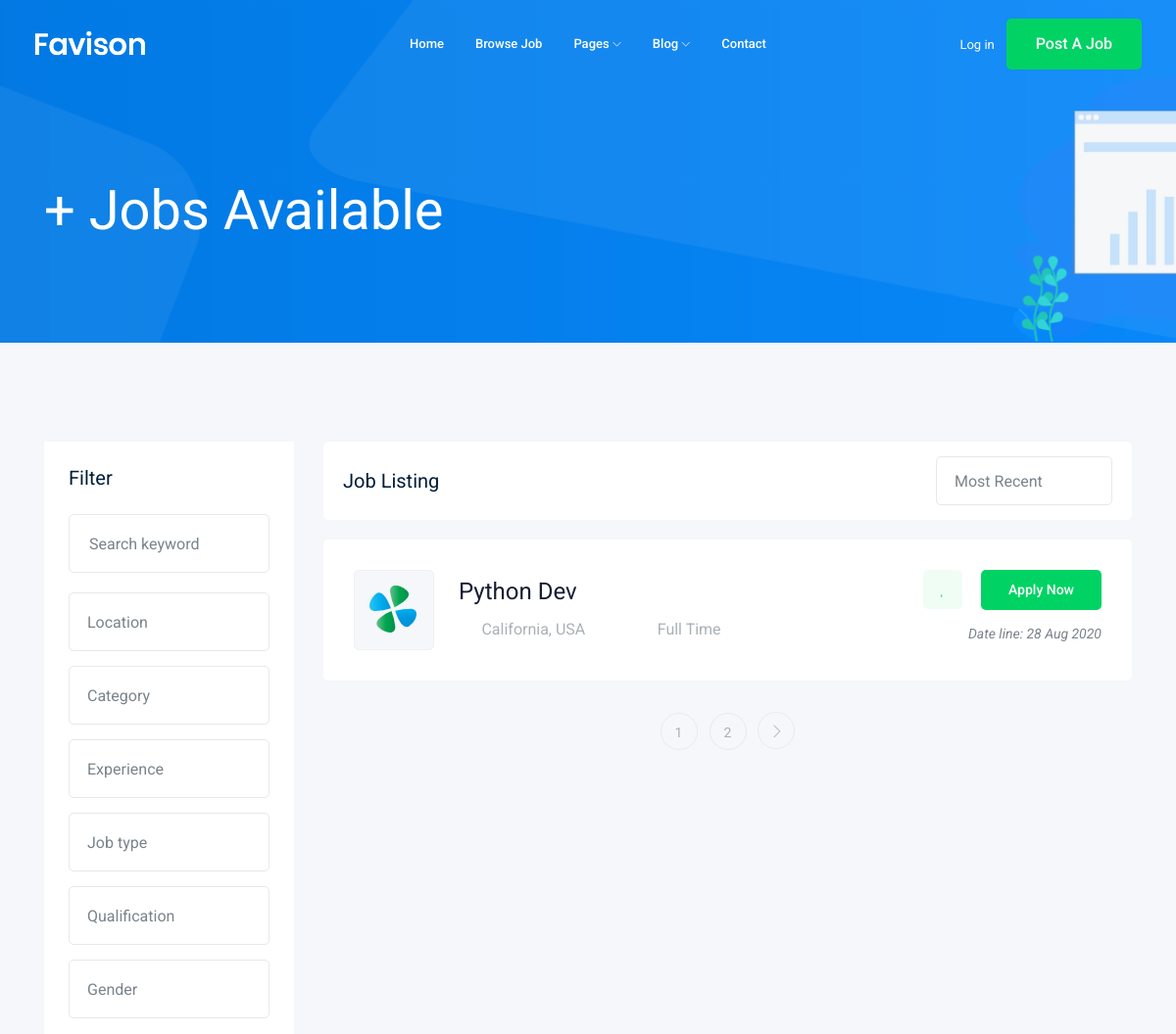
The app's page /jobs/ (upper part), older data.
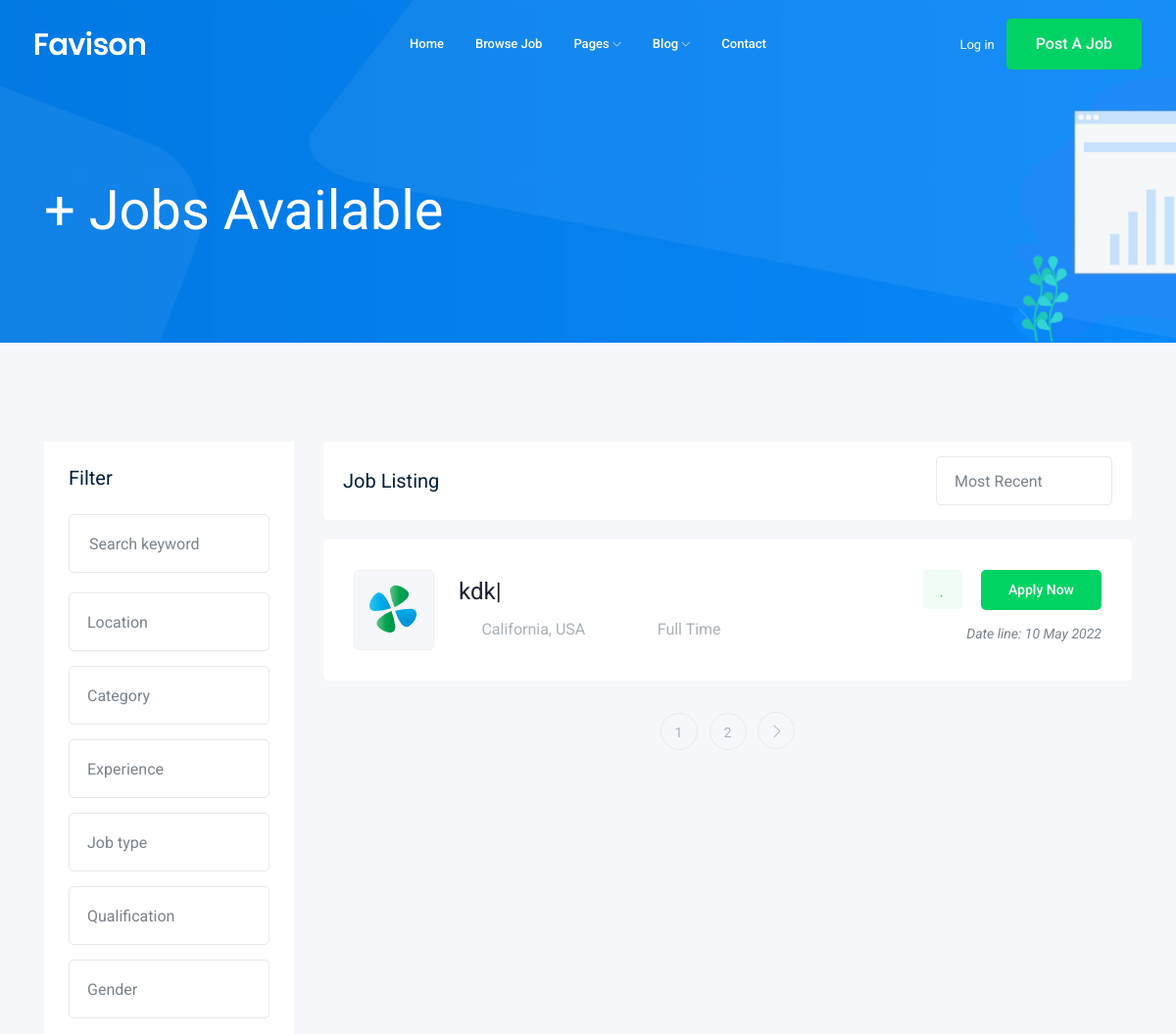
The same page, newer data.
### job/models.py (models this page shows, shortened)
class Job(models.Model):                              #table
    title = models.CharField(max_length=100)          #column
    job_type = models.CharField(max_length= 15, choices = JOB_TYPE)
    description = models.TextField(max_length =1000 )
    published_at = models.DateTimeField(auto_now= True)
    vacancy = models.IntegerField(default = 1)
    salary = models.IntegerField(default = 0)
    category = models.ForeignKey("Category", on_delete=models.CASCADE)
    Experience = models.IntegerField(default = 1)
    image = models.ImageField(upload_to="media/")
    slug = models.SlugField(null=True , blank= True)
    def __str__(self):
        return self.title

### job/views.py (the view)
# urls.py: path('', views.job_list),
def job_list(request):
    job_list = Job.objects.all()
    paginator = Paginator(job_list, 1) # Show 25 contacts per page.
    page_number = request.GET.get('page')
    page_obj = paginator.get_page(page_number)
    context = {'jobs':page_obj}
    return render(request,'jobs/job_list.html',context)

### job/templates/jobs/job_list.html (shortened to what this page needs)
{% extends 'base.html' %}
{% block body %}
    <div class="bradcam_area bradcam_bg_1">
        <div class="container">
            <div class="row">
                <div class="col-xl-12">
                    <div class="bradcam_text">
                        <h3>{{jobs.count}}+ Jobs Available</h3>
                    </div>
                </div>
            </div>
        </div>
    </div>
    <div class="job_listing_area plus_padding">
        <div class="container">
            <div class="row">
                <div class="col-lg-3">
                    <div class="job_filter white-bg">
                        <div class="form_inner white-bg">
                            <h3>Filter</h3>
                            <form action="#">
                                <div class="row">
                                    <div class="col-lg-12">
                                        <div class="single_field">
                                            <input type="text" placeholder="Search keyword">
                                        </div>
                                    </div>
                                    <div class="col-lg-12">
                                    </div>
                                    <div class="col-lg-12">
                                    </div>
                                    <div class="col-lg-12">
                                    </div>
                                    <div class="col-lg-12">
                                    </div>
                                    <div class="col-lg-12">
                                    </div>
                                    <div class="col-lg-12">
                                    </div>
                                </div>
                            </form>
                        </div>
                    </div>
                </div>
                <div class="col-lg-9">
                    <div class="recent_joblist_wrap">
                        <div class="recent_joblist white-bg ">
                            <div class="row align-items-center">
                                <div class="col-md-6">
                                    <h4>Job Listing</h4>
                                </div>
                                <div class="col-md-6">
                                    <div class="serch_cat d-flex justify-content-end">
                                    </div>
                                </div>
                            </div>
                        </div>
                    </div>
                    <div class="job_lists m-0">
                        <div class="row">
                            {% for job in jobs %}
                            <div class="col-lg-12 col-md-12">
                                <div class="single_jobs white-bg d-flex justify-content-between">
                                    <div class="jobs_left d-flex align-items-center">
                                        <div class="thumb">
                                            <img src="img/svg_icon/1.svg" alt="">
                                        </div>
                                        <div class="jobs_conetent">
                                            <a href="{% url 'job:job_details' job.slug %}"><h4>{{job}}</h4></a>
                                            <div class="links_locat d-flex align-items-center">
                                                <div class="location">
                                                    <p> <i class="fa fa-map-marker"></i> California, USA</p>
                                                </div>
                                                <div class="location">
                                                    <p> <i class="fa fa-clock-o"></i> {{job.job_type}}</p>
                                                </div>
                                            </div>
                                        </div>
                                    </div>
                                    <div class="jobs_right">
                                        <div class="apply_now">
                                            <a class="heart_mark" href="#"> <i class="fa fa-heart"></i> </a>
                                            <a href="{% url 'job:job_details' job.slug %}" class="boxed-btn3">Apply Now</a>
                                        </div>
                                        <div class="date">
                                            <p>Date line: {{job.published_at | date:'d M o'}}</p>
                                        </div>
                                    </div>
                                </div>
                            </div>
                            {% endfor %}
                        </div>
                            {% if jobs.has_other_pages %}
                                <div class="row">
                                    <div class="col-lg-12">
                                        <div class="pagination_wrap">
                                            <ul>
                                                {% for x in  jobs.paginator.page_range%}
                                                    <li><a href="?page={{ x }}"><span>{{x}}</span></a></li>
                                                {% endfor %}
                                                {% if jobs.has_next %}
                                                    <li><a href="?page={{ jobs.next_page_number}}"> <i class="ti-angle-right"></i> </a></li>
                                                {% endif %}
                                            </ul>
                                        </div>
                                    </div>
                                </div>
                            {% endif %}
                        </div>
                </div>
            </div>
        </div>
    </div>
{% endblock body %}

### templates/base.html (shortened to what this page needs)
{% load static  %}
<!doctype html>
<html class="no-js" lang="zxx">
<head>
    <link rel="stylesheet" href="{% static 'css/bootstrap.min.css' %}">
    <link rel="stylesheet" href="{% static 'css/owl.carousel.min.css' %}">
    <link rel="stylesheet" href="{% static 'css/magnific-popup.css' %}">
    <link rel="stylesheet" href="{% static 'css/font-awesome.min.css' %}">
    <link rel="stylesheet" href="{% static 'css/themify-icons.css' %}">
    <link rel="stylesheet" href="{% static 'css/nice-select.css' %}">
    <link rel="stylesheet" href="{% static 'css/flaticon.css' %}">
    <link rel="stylesheet" href="{% static 'css/gijgo.css' %}">
    <link rel="stylesheet" href="{% static 'css/animate.min.css' %}">
    <link rel="stylesheet" href="{% static 'css/slicknav.css' %}">
    <link rel="stylesheet" href="{% static 'css/style.css' %}">
</head>
<body>
    <header>
        <div class="header-area ">
            <div id="sticky-header" class="main-header-area">
                <div class="container-fluid ">
                    <div class="header_bottom_border">
                        <div class="row align-items-center">
                            <div class="col-xl-3 col-lg-2">
                                <div class="logo">
                                    <a href="index.html">
                                        <img src="img/logo.png" alt="">
                                    </a>
                                </div>
                            </div>
                            <div class="col-xl-6 col-lg-7">
                                <div class="main-menu  d-none d-lg-block">
                                    <nav>
                                        <ul id="navigation">
                                            <li><a href="index.html">home</a></li>
                                            <li><a href="jobs.html">Browse Job</a></li>
                                            <li><a href="#">pages <i class="ti-angle-down"></i></a>
                                            </li>
                                            <li><a href="#">blog <i class="ti-angle-down"></i></a>
                                            </li>
                                            <li><a href="contact.html">Contact</a></li>
                                        </ul>
                                    </nav>
                                </div>
                            </div>
                            <div class="col-xl-3 col-lg-3 d-none d-lg-block">
                                <div class="Appointment">
                                    <div class="phone_num d-none d-xl-block">
                                        <a href="#">Log in</a>
                                    </div>
                                    <div class="d-none d-lg-block">
                                        <a class="boxed-btn3" href="#">Post a Job</a>
                                    </div>
                                </div>
                            </div>
                            <div class="col-12">
                            </div>
                        </div>
                    </div>
                </div>
            </div>
        </div>
    </header>
{% block  body %}
{% endblock body %}
</body>
</html>

Row changes from the older to the newer data that the page shows:
changed Job "Full Time": title "Python Dev" → "kdk|"; published_at "28 Aug 2020" → "10 May 2022"
